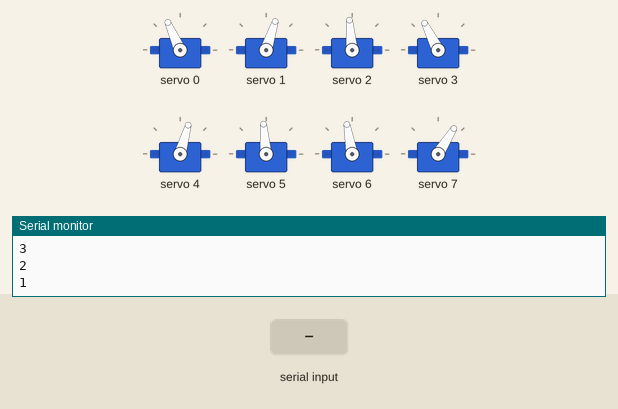
This sketch was run on a simulated ESP32. Shown: 8 × servo, the last lines printed to the serial monitor. The inputs (shaded band) are chosen by the test bench.

Above: at 12.2 s.
12.3 s: "2" received over Serial
At 12.87 s:
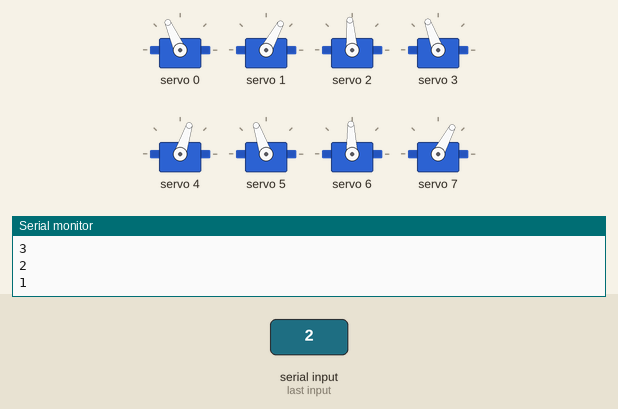
At 13.62 s:
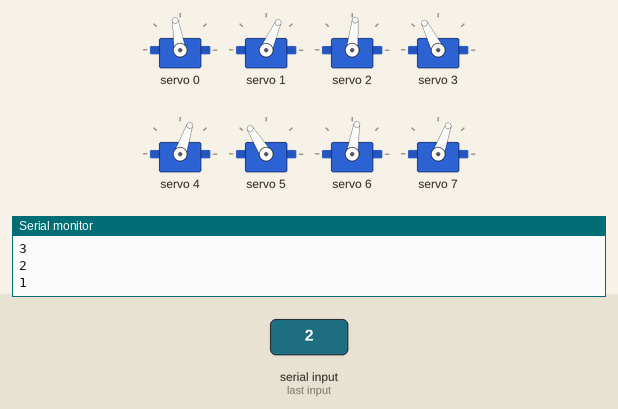
15.3 s: "1" received over Serial
18.3 s: "0" received over Serial
At 19.4 s:
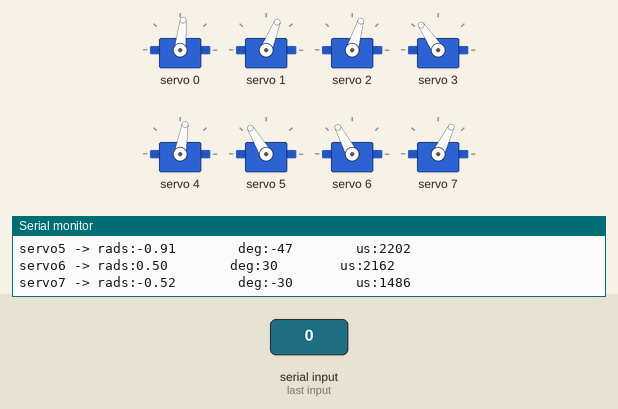
Timing chart, 0 to 21.3 s (numbered marks = the images above; inputs shaded):
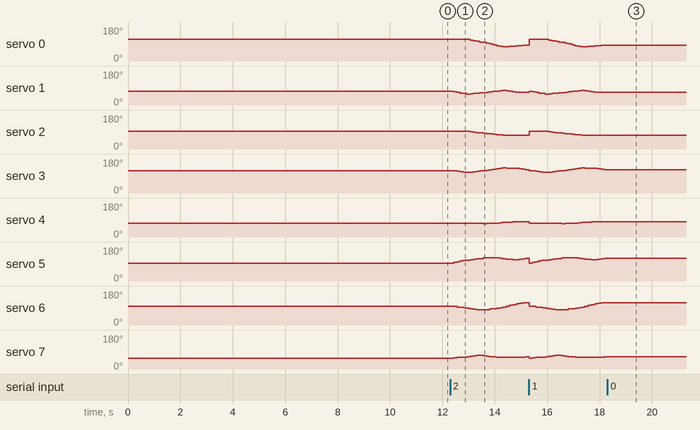

The sketch:

3D_SS_42.ino
```cpp
// HOW TO:
// ------------------------------
// Serial input = 2 -> Steps through gait sequence once and stops at the end.
// Serial input = 1 -> Steps through gait sequence in a loop.
// Serial input = 0 -> Stops infinite loop at the node where it is at that moment

//Gait template
#include <Wire.h>
#include <Adafruit_PWMServoDriver.h>

Adafruit_PWMServoDriver pca9685 = Adafruit_PWMServoDriver();

#define SERVO_FREQ 300
#define SER0 0 //Hip 1
#define SER1 1 //Knee 1
#define SER2 2 //Hip 2
#define SER3 3 //Knee 2
#define SER4 4 //Hip 3
#define SER5 5 //Knee 3
#define SER6 6 //Hip 4
#define SER7 7 //Knee 4

// Insert servo angles here:
// For 3D gaits, these angles are obtained from linearisation.py
// For 2D gaits, these angles are obtained from 2D_trajectory_reader.py
float SS_servo0[] = {-0.509379  , -0.52234202, -0.5232867 , -0.5232733 , -0.52242093, -0.49215298, -0.41408182, -0.3328258 , -0.25285925, -0.17314953, -0.13433909, -0.04199926,  0.07629147,  0.19458221,  0.304367  ,  0.37636625,  0.44836549,  0.44746242,  0.40655481,  0.36792521,  0.33123972,  0.30279246,  0.27334163,  0.24179285,  0.21138646,  0.17848425,  0.14487747,  0.1109022 ,  0.07059512,  0.02700117, -0.0248371 , -0.064752  , -0.09200754, -0.10794097, -0.12775176, -0.15367076, -0.18800498, -0.22173296, -0.26055975, -0.29645368, -0.34033001, -0.37632142, -0.4020512 , -0.42555846, -0.44906571, -0.47257297, -0.49136373, -0.50244755, -0.51353138, -0.52335198, -0.5231531 , -0.52124145, -0.51994404, -0.51797654, -0.51445253, -0.50897053, -0.50236049, -0.49721676, -0.48966878, -0.49171861};
float SS_servo1[] = {0.37543193, 0.42146526, 0.50078195, 0.58141967, 0.66127591, 0.71130836, 0.68719485, 0.63502172, 0.60285335, 0.54974288, 0.51392867, 0.46940165, 0.42082275, 0.37224386, 0.32661637, 0.29409976, 0.26158314, 0.29078491, 0.36072828, 0.43171208, 0.48572196, 0.50146638, 0.49544049, 0.48270869, 0.46578491, 0.47790052, 0.49418695, 0.51255873, 0.54366511, 0.57968585, 0.63523815, 0.69856275, 0.73059386, 0.71933515, 0.71293977, 0.72471893, 0.78185139, 0.84923937, 0.92071636, 0.97770027, 1.0534424 , 1.11788767, 1.14294059, 1.15946168, 1.17598276, 1.19250384, 1.18993576, 1.15617519, 1.12241462, 1.08486358, 1.01164819, 0.9347834 , 0.86372226, 0.79383643, 0.72127188, 0.63854357, 0.55422643, 0.47310657, 0.39572662, 0.3575632 };
float SS_servo2[] = { 0.01170489, -0.00315559, -0.01266734, -0.01549475, -0.02777728, -0.05434578, -0.08498334, -0.13836968, -0.18949015, -0.24048123, -0.26179222, -0.30207903, -0.35384397, -0.4056089 , -0.45302818, -0.481143  , -0.50925782, -0.51545626, -0.51444174, -0.51095629, -0.5144886 , -0.51788831, -0.51901556, -0.52112174, -0.52258076, -0.51991336, -0.51048727, -0.49740231, -0.50014033, -0.50656631, -0.5226923 , -0.51008921, -0.47226163, -0.45844328, -0.45798075, -0.45421571, -0.39883398, -0.3183532 , -0.2374905 , -0.15674652, -0.07398968,  0.0143581 ,  0.0958006 ,  0.17574751,  0.25569441,  0.33564132,  0.40406415,  0.45365616,  0.50324817,  0.54908809,  0.5098898 ,  0.44945845,  0.40119919,  0.35204574,  0.2998851 ,  0.24408139,  0.18482967,  0.11989067,  0.07039454,  0.02952298};
float SS_servo3[] = {0.4990355 , 0.49527185, 0.44436543, 0.3760064 , 0.33090105, 0.32809816, 0.34854351, 0.41833027, 0.47775663, 0.52777685, 0.51485955, 0.56281377, 0.64398706, 0.72516034, 0.80003366, 0.84692101, 0.89380837, 0.88862554, 0.86799535, 0.84571456, 0.82554105, 0.79111972, 0.7344684 , 0.67043379, 0.60366598, 0.54916935, 0.48243024, 0.39567129, 0.41645777, 0.48612693, 0.55697459, 0.67345223, 0.70132308, 0.69868769, 0.77750773, 0.85274262, 0.85351465, 0.84142205, 0.833351  , 0.78659381, 0.75724423, 0.73550954, 0.67111741, 0.59748627, 0.52385512, 0.45022398, 0.37174623, 0.28534893, 0.19895164, 0.10714906, 0.1130012 , 0.16217464, 0.19153453, 0.22466224, 0.26272357, 0.30028328, 0.34628066, 0.40679906, 0.44208526, 0.48212262};
float SS_servo4[] = { 0.46875822,  0.48762943,  0.49766933,  0.50671449,  0.51624082,  0.51933384,  0.51554046,  0.51669988,  0.5175057 ,  0.52289099,  0.52403404,  0.5162191 ,  0.50494046,  0.49366182,  0.47865441,  0.44708292,  0.41551143,  0.37973914,  0.35075376,  0.32592854,  0.31482939,  0.31595864,  0.32410927,  0.32755763,  0.32340911,  0.30271832,  0.27246925,  0.24601676,  0.22320573,  0.20081397,  0.17976975,  0.14678343,  0.10965115,  0.07601712,  0.0468374 ,  0.01430615, -0.0233396 , -0.06851449, -0.11805058, -0.16653271, -0.20124648, -0.21784001, -0.19656363, -0.16708515, -0.13760668, -0.1081282 , -0.06314424,  0.00717632,  0.07749687,  0.14939813,  0.22409769,  0.2930491 ,  0.36313731,  0.43655753,  0.50638378,  0.53337938,  0.48721254,  0.43672006,  0.46302413,  0.46607028};
float SS_servo5[] = {-0.21745086, -0.28598953, -0.36954583, -0.45516335, -0.54015879, -0.60324236, -0.64079912, -0.68507194, -0.73439989, -0.79851949, -0.85850731, -0.87705766, -0.87827791, -0.87949815, -0.87067936, -0.81726465, -0.76384994, -0.70922944, -0.66711228, -0.63014163, -0.63233263, -0.67552811, -0.75436302, -0.83594178, -0.90637014, -0.92121585, -0.91322648, -0.91284657, -0.92330748, -0.93777928, -0.9557051 , -0.90743449, -0.85209125, -0.82223816, -0.80871792, -0.78319021, -0.71729786, -0.6203376 , -0.52273002, -0.4372306 , -0.37717424, -0.33620081, -0.32720472, -0.32513447, -0.32306423, -0.32099399, -0.32323664, -0.33252674, -0.34181684, -0.34964596, -0.34424233, -0.33253024, -0.32096396, -0.31289781, -0.30193084, -0.25646286, -0.19166507, -0.20811763, -0.2580488 , -0.22404795};
float SS_servo6[] = { 0.1635305 ,  0.13073412,  0.08009026,  0.03503379, -0.00704604, -0.05461007, -0.10635904, -0.15990508, -0.21418784, -0.25604627, -0.23902576, -0.20020761, -0.15420172, -0.10819583, -0.05743425,  0.01445329,  0.08634083,  0.1648088 ,  0.24613461,  0.32709995,  0.40768266,  0.48426992,  0.52967421,  0.52891753,  0.50473442,  0.52472774,  0.52921645,  0.53038809,  0.53028545,  0.51681688,  0.50245278,  0.49581104,  0.47149905,  0.4893196 ,  0.50858925,  0.5254938 ,  0.50054405,  0.45603691,  0.43187265,  0.44601727,  0.43833527,  0.41706833,  0.40230504,  0.38895035,  0.37559566,  0.36224096,  0.33879602,  0.2988632 ,  0.25893037,  0.21611605,  0.19804424,  0.20033214,  0.20220832,  0.20635878,  0.21221796,  0.21546962,  0.21547188,  0.21128749,  0.20352957,  0.17839782};
float SS_servo7[] = {-0.68876583, -0.65429503, -0.61755304, -0.59792177, -0.58294997, -0.54282998, -0.47709544, -0.40526107, -0.34240998, -0.31337179, -0.40377003, -0.46392941, -0.50776023, -0.55159105, -0.58820497, -0.59275965, -0.59731433, -0.60550774, -0.60791387, -0.60801473, -0.60790756, -0.60390982, -0.5733458 , -0.52604214, -0.51965478, -0.4918335 , -0.4539438 , -0.41498733, -0.37310153, -0.24462092, -0.14036447, -0.143197  , -0.12397123, -0.20056359, -0.28178098, -0.35386532, -0.32210263, -0.24294873, -0.20884755, -0.25526001, -0.25669844, -0.22669069, -0.22228222, -0.2234182 , -0.22455418, -0.22569016, -0.21397812, -0.1812719 , -0.14856567, -0.1111962 , -0.13904614, -0.2103747 , -0.27727838, -0.34815337, -0.42525865, -0.50651655, -0.58243571, -0.65055763, -0.7044348 , -0.69855355};

int node=0;
int first=0;
int input=0;
int end_time=0;
int time_step=120000;
int steps = sizeof(SS_servo0)/sizeof(SS_servo0[0]);
int one_print = 0;

// -------------------Joint configurations-------------------
int servo0=0;
int servo0_deg=0;
int servo1=0;
int servo1_deg=0;
int servo2=0;
int servo2_deg=0;
int servo3=0;
int servo3_deg=0;
int servo4=0;
int servo4_deg=0;
int servo5=0;
int servo5_deg=0;
int servo6=0;
int servo6_deg=0;
int servo7=0;
int servo7_deg=0;

void setup() {
  Serial.begin(115200);
  pca9685.begin();

  pca9685.setOscillatorFrequency(27000000); //Value between 24MHz and 27MHz, tuned for this setup
  pca9685.setPWMFreq(SERVO_FREQ);
  delay (1000);

  servo0_deg=SS_servo0[0]/3.14159265*180;
  servo0=map(servo0_deg,-38,90,2200,1030);
  servo1_deg=SS_servo1[0]/3.14159265*180;
  servo1=map(servo1_deg,-90,90,2600,950);
  servo2_deg=SS_servo2[0]/3.14159265*180;
  servo2=map(servo2_deg,-38,90,1510,2730);
  servo3_deg=SS_servo3[0]/3.14159265*180;
  servo3=map(servo3_deg,-90,90,1100,2700);
  servo4_deg=SS_servo4[0]/3.14159265*180;
  servo4=map(servo4_deg,-90,38,2700,1500);
  servo5_deg=SS_servo5[0]/3.14159265*180;
  servo5=map(servo5_deg,-90,90,2600,930);
  servo6_deg=SS_servo6[0]/3.14159265*180;
  servo6=map(servo6_deg,-90,38,850,2250);
  servo7_deg=SS_servo7[0]/3.14159265*180;
  servo7=map(servo7_deg,-90,90,920,2620);

  pca9685.setPWM(SER0,0,servo0);
  pca9685.setPWM(SER1,0,servo1);
  pca9685.setPWM(SER2,0,servo2);
  pca9685.setPWM(SER3,0,servo3);
  pca9685.setPWM(SER4,0,servo4);
  pca9685.setPWM(SER5,0,servo5);
  pca9685.setPWM(SER6,0,servo6);
  pca9685.setPWM(SER7,0,servo7);

  Serial.print("Node:");
  Serial.println(node);
  Serial.print("servo0 -> rads:");
  Serial.print(SS_servo0[node]);
  Serial.print("        deg:");
  Serial.print(servo0_deg);
  Serial.print("        us:");
  Serial.println(servo0);
  Serial.print("servo1 -> rads:");
  Serial.print(SS_servo1[node]);
  Serial.print("        deg:");
  Serial.print(servo1_deg);
  Serial.print("        us:");
  Serial.println(servo1);
  Serial.print("servo2 -> rads:");
  Serial.print(SS_servo2[node]);
  Serial.print("        deg:");
  Serial.print(servo2_deg);
  Serial.print("        us:");
  Serial.println(servo2);
  Serial.print("servo3 -> rads:");
  Serial.print(SS_servo3[node]);
  Serial.print("        deg:");
  Serial.print(servo3_deg);
  Serial.print("        us:");
  Serial.println(servo3);
  Serial.print("servo4 -> rads:");
  Serial.print(SS_servo4[node]);
  Serial.print("        deg:");
  Serial.print(servo4_deg);
  Serial.print("        us:");
  Serial.println(servo4);
  Serial.print("servo5 -> rads:");
  Serial.print(SS_servo5[node]);
  Serial.print("        deg:");
  Serial.print(servo5_deg);
  Serial.print("        us:");
  Serial.println(servo5);
  Serial.print("servo6 -> rads:");
  Serial.print(SS_servo6[node]);
  Serial.print("        deg:");
  Serial.print(servo6_deg);
  Serial.print("        us:");
  Serial.println(servo6);
  Serial.print("servo7 -> rads:");
  Serial.print(SS_servo7[node]);
  Serial.print("        deg:");
  Serial.print(servo7_deg);
  Serial.print("        us:");
  Serial.println(servo7);

  Serial.println("10");
  delay(1000);
  Serial.println("9");
  delay(1000);
  Serial.println("8");
  delay(1000);
  Serial.println("7");
  delay(1000);
  Serial.println("6");
  delay(1000);
  Serial.println("5");
  delay(1000);
  Serial.println("4");
  delay(1000);
  Serial.println("3");
  delay(1000);
  Serial.println("2");
  delay(1000);
  Serial.println("1");
  delay(1000);

}

void loop()
{
  if(Serial.available()>0)
  {
    first=Serial.read();
    if(first=='2')
    {
      input=2;
      node=0;
      one_print=1;
    }
    if(first=='1')
    {
      input=1;
      node=0;
      one_print=1;
    }
    if(first=='0')
    {
      input=0;
    }
  }
  if(input==1 or input==2)
  {
      if(esp_timer_get_time()>=end_time)
      {
        servo0_deg=SS_servo0[node]/3.14159265*180;
        servo0=map(servo0_deg,-38,90,2200,1030);
        servo1_deg=SS_servo1[node]/3.14159265*180;
        servo1=map(servo1_deg,-90,90,2600,950);
        servo2_deg=SS_servo2[node]/3.14159265*180;
        servo2=map(servo2_deg,-38,90,1510,2730);
        servo3_deg=SS_servo3[node]/3.14159265*180;
        servo3=map(servo3_deg,-90,90,1100,2700);
        servo4_deg=SS_servo4[node]/3.14159265*180;
        servo4=map(servo4_deg,-90,38,2700,1500);
        servo5_deg=SS_servo5[node]/3.14159265*180;
        servo5=map(servo5_deg,-90,90,2600,930);
        servo6_deg=SS_servo6[node]/3.14159265*180;
        servo6=map(servo6_deg,-90,38,850,2250);
        servo7_deg=SS_servo7[node]/3.14159265*180;
        servo7=map(servo7_deg,-90,90,920,2620);

        pca9685.setPWM(SER0,0,servo0);
        pca9685.setPWM(SER1,0,servo1);
        pca9685.setPWM(SER2,0,servo2);
        pca9685.setPWM(SER3,0,servo3);
        pca9685.setPWM(SER4,0,servo4);
        pca9685.setPWM(SER5,0,servo5);
        pca9685.setPWM(SER6,0,servo6);
        pca9685.setPWM(SER7,0,servo7);

        node+=1;
        if(node>=steps and input==1)
        {
          Serial.print("Input:");
          Serial.println(input);
          node=0;
        }
        if(node>=steps and input==2)
        {
          Serial.print("Input:");
          Serial.println(input);
          input=0;
        }
         end_time=esp_timer_get_time()+time_step;
      }
   }

  if(input == 0)
  {
        pca9685.setPWM(SER0,0,servo0);
        pca9685.setPWM(SER1,0,servo1);
        pca9685.setPWM(SER2,0,servo2);
        pca9685.setPWM(SER3,0,servo3);
        pca9685.setPWM(SER4,0,servo4);
        pca9685.setPWM(SER5,0,servo5);
        pca9685.setPWM(SER6,0,servo6);
        pca9685.setPWM(SER7,0,servo7);

        if(one_print==1)
        {
          Serial.print("Input:");
          Serial.println(input);
          Serial.print("Node:");
          Serial.println(node);
          Serial.print("servo0 -> rads:");
          Serial.print(SS_servo0[node]);
          Serial.print("        deg:");
          Serial.print(servo0_deg);
          Serial.print("        us:");
          Serial.println(servo0);
          Serial.print("servo1 -> rads:");
          Serial.print(SS_servo1[node]);
          Serial.print("        deg:");
          Serial.print(servo1_deg);
          Serial.print("        us:");
          Serial.println(servo1);
          Serial.print("servo2 -> rads:");
          Serial.print(SS_servo2[node]);
          Serial.print("        deg:");
          Serial.print(servo2_deg);
          Serial.print("        us:");
          Serial.println(servo2);
          Serial.print("servo3 -> rads:");
          Serial.print(SS_servo3[node]);
          Serial.print("        deg:");
          Serial.print(servo3_deg);
          Serial.print("        us:");
          Serial.println(servo3);
          Serial.print("servo4 -> rads:");
          Serial.print(SS_servo4[node]);
          Serial.print("        deg:");
          Serial.print(servo4_deg);
          Serial.print("        us:");
          Serial.println(servo4);
          Serial.print("servo5 -> rads:");
          Serial.print(SS_servo5[node]);
          Serial.print("        deg:");
          Serial.print(servo5_deg);
          Serial.print("        us:");
          Serial.println(servo5);
          Serial.print("servo6 -> rads:");
          Serial.print(SS_servo6[node]);
          Serial.print("        deg:");
          Serial.print(servo6_deg);
          Serial.print("        us:");
          Serial.println(servo6);
          Serial.print("servo7 -> rads:");
          Serial.print(SS_servo7[node]);
          Serial.print("        deg:");
          Serial.print(servo7_deg);
          Serial.print("        us:");
          Serial.println(servo7);
          one_print=0;
        }

  }
}
```

Measured:
- after the input at 12.3 s, servo 0: 114° → 110° after 0.76 s, → 107° 0.13 s later, → 104° 0.13 s later, → 100° 0.13 s later, … (17 changes in this stretch); servo 1: 72° → 70° after 0.13 s, → 67° 0.13 s later, → 63° 0.13 s later, → 61° 0.13 s later, … (22 changes in this stretch)
- after the input at 18.3 s, servo 0: stops changing and stays 84°; servo 1: stops changing and stays 68°; servo 2: stops changing and stays 73°; servo 3: stops changing and stays 124°; servo 4: stops changing and stays 80°
